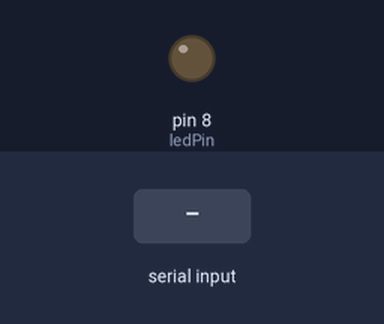
A sketch run on a simulated Arduino Uno, built with avr-gcc and run on an emulated ATmega328P. On the bench: output pins drawn as LEDs (lit = HIGH). The inputs (shaded band) are chosen by the test bench.

Above: at 1.2 s.
1.3 s: "1" received over Serial
At 2.2 s:
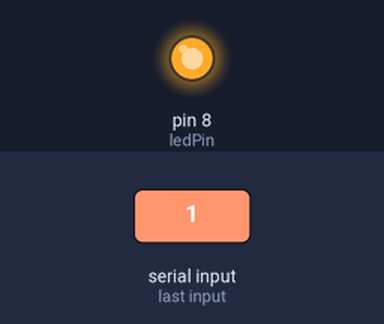
2.8 s: "0" received over Serial
At 3.4 s:
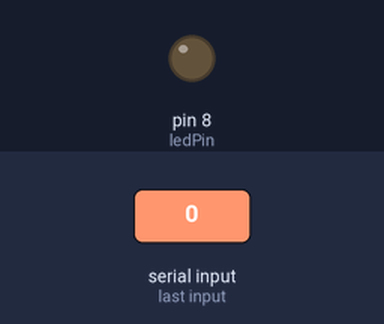
Timing chart, 0 to 5.8 s (numbered marks = the images above; inputs shaded):
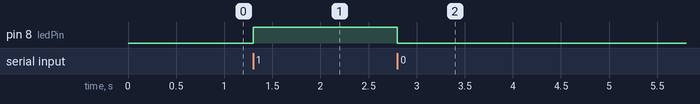

Measured:
- after the input at 1.3 s, pin 8 (ledPin): LOW → HIGH at once
- after the input at 2.8 s, pin 8 (ledPin): HIGH → LOW at once

The sketch:

led_controller.ino
```cpp
int ledPin =  8;// LED_BUILTIN
int ledState = 0;

void setup()
{
  pinMode(ledPin, OUTPUT); // Assign LED pin
  Serial.begin(9600);
}

void loop()
{
  if (Serial.available() > 0)
  {
    ledState = Serial.read(); // used to read incoming data

    switch(ledState)// see what was sent to the board
    {
      case '1': // if the the one was sent
        digitalWrite(ledPin,HIGH);
        break;
      case '0': // if 0 was sent
        digitalWrite(ledPin,LOW);
        break;
      default:
        break;
    }
  }
}
```
